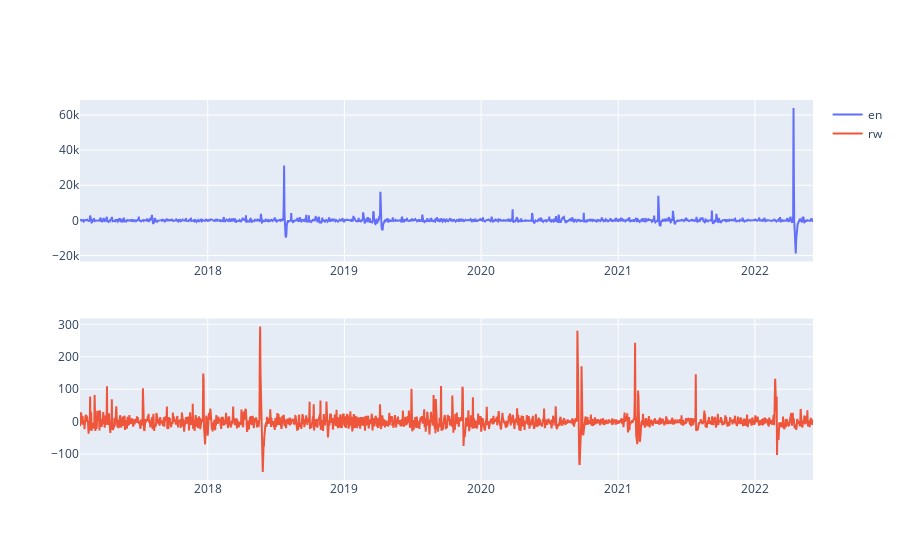

Notebook code cell kept with this figure:
### Code cell
# plot the centered Paul_Kagame pageviews (pkts)
fig = make_subplots(rows=2, cols=1)

fig.append_trace(go.Scatter(
    x=pkts.index, y=pkts['en'], name='en'
), row=1, col=1)

fig.append_trace(go.Scatter(
    x=pkts.index, y=pkts['rw'], name='rw'
), row=2, col=1)

# fig = px.line(pkts, y=['en', 'rw'],
#               title='Pageviews of "Paul_Kagame" Article on en. and rw.wikipedia')
fig.update_layout(hovermode="x unified")
fig.show()

### Figure 1 — Plotly figure (JSON) as saved in the notebook; plotly's stock layout.template omitted (floating-point values rounded to 4 significant figures; data arrays with more than 128 entries replaced by an {"elided": "..."} marker saying what was removed)
{"data": [{"name": "en", "type": "scatter", "x": {"elided": "1958 str values"}, "xaxis": "x", "y": {"elided": "1958 float values"}, "yaxis": "y"}, {"name": "rw", "type": "scatter", "x": {"elided": "1958 str values"}, "xaxis": "x2", "y": {"elided": "1958 float values"}, "yaxis": "y2"}], "layout": {"hovermode": "x unified", "xaxis": {"anchor": "y", "domain": [0, 1]}, "xaxis2": {"anchor": "y2", "domain": [0, 1]}, "yaxis": {"anchor": "x", "domain": [0.575, 1]}, "yaxis2": {"anchor": "x2", "domain": [0, 0.425]}}}
